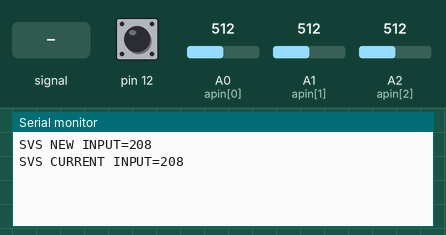
The sketch below on a simulated Arduino Uno, built with avr-gcc and run on an emulated ATmega328P. Shown: the last lines printed to the serial monitor. The test bench sets the inputs (shaded band); at power-on: A0 (apin[0]) = 512, A1 (apin[1]) = 512, A2 (apin[2]) = 512, pin 12 HIGH.

Above: at 1.3 s.
1.4 s: A0 (apin[0]) fed a 200 Hz sine of ±81 counts around its level
At 1.8 s:
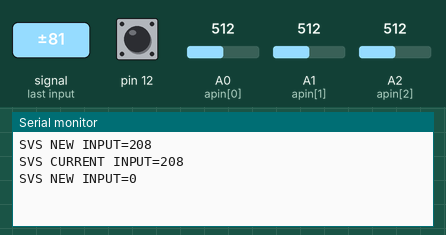
2.9 s: A0 (apin[0]) set to 306
At 3.7 s:
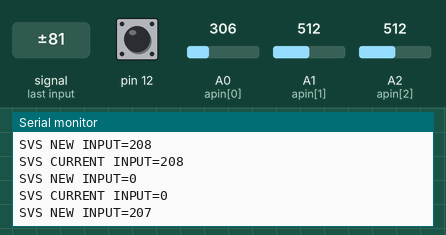
4.4 s: A1 (apin[1]) set to 306
At 5.1 s:
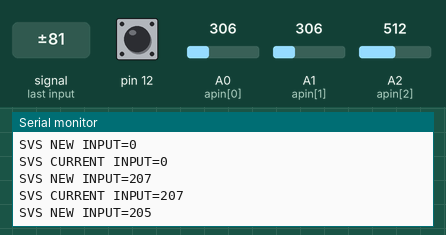
5.9 s: A2 (apin[2]) set to 306
At 6.8 s:
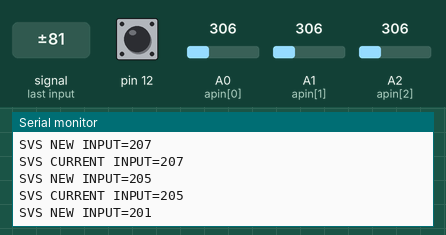
7.4 s: A0 (apin[0]) set to 511
At 8.2 s:
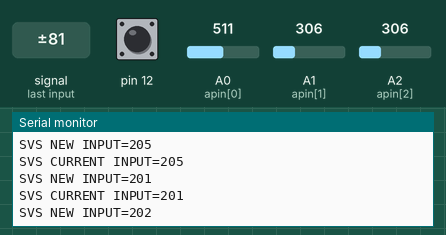
8.9 s: A1 (apin[1]) set to 511
At 11.1 s:
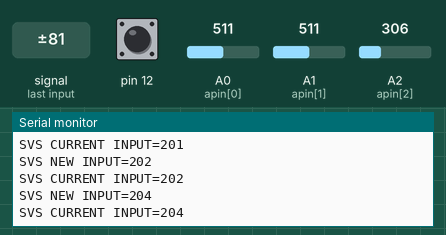
Timing chart, 0 to 11.4 s (numbered marks = the images above; inputs shaded):
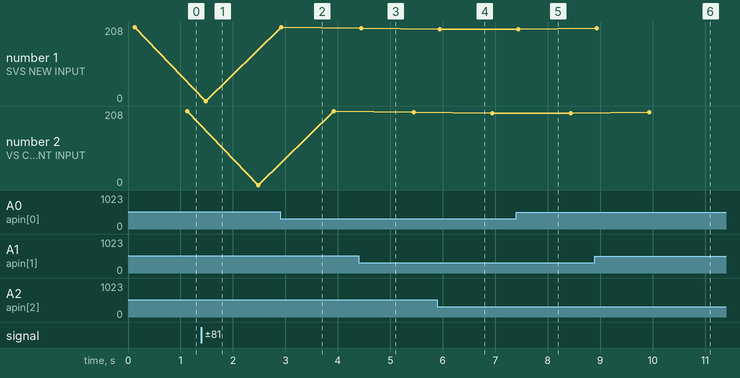

The sketch:

gSerial_Enabler.ino
```cpp
// (licence header left out)
/*
////////////////////
//    OPTIONS    //
//////////////////
*/

uint8_t debugG = 0; // line ~180

uint16_t const offset = 0; // Only needed if multiple Donut Holes, gSerial Enablers, Donut Dongles are connected. Set offset so 2nd, 3rd, etc don't overlap profiles. (e.g. offset = 8;)

bool S0 = false;           // (Profile 0)
                           //  ** Recommended to leave this option "false" if using in tandem with other Serial devices. ** (Leave JP1 trace un-cut)

////////////////////

// gscart / gcomp adjustment variables for port detection
float const highsamvolt = 2.4; // rise above this voltage for a high sample
byte const apin[3] = {A0,A1,A2}; // defines analog pins used to read bit0, bit1, bit2 respectively
uint8_t const dch = 15; // (duty cycle high) at least this many high samples per "samsize" for a high bit (~75% duty cycle)
uint8_t const dcl = 5; // (duty cycle low) at least this many high samples and less than "dch" per "samsize" indicate all inputs are in-active (~50% duty cycle)
uint8_t const samsize = 20; // total number of ADC samples required to capture at least 1 period
uint8_t const fpdccountmax = 3; // number of periods required when in the 50% duty cycle state before a Profile 0 is triggered.


// gscart / gcomp Global variables
uint8_t fpdcprev = 0; // stores 50% duty cycle detection
uint8_t fpdccount = 0; // number of times a 50% duty cycle period has been detected
uint8_t allgscartoff = 2; // 0 = at least 1 port is active, 1 = no ports are active, 2 = disconnected or not used yet
uint8_t samcc = 0; // ADC sample cycle counter
uint8_t highcount[3] = {0,0,0}; // number of high samples recorded for bit0, bit1, bit2
uint8_t bitprev[3] = {0,0,0}; // stores previous bit state


void setup(){

    Serial.begin(9600); // set the baud rate for the RT4K Serial Connection
    pinMode(A2,INPUT); // set A2 as bit2 input
    pinMode(A1,INPUT); // set A1 as bit1 input
    pinMode(A0,INPUT); // set A0 as bit0 input
    pinMode(12,INPUT_PULLUP);
    delay(100);
    if(digitalRead(12) == HIGH) S0 = true; // check state of JP1 jumper

} // end of setup

void loop(){

  readGscart(); // reads A0,A1,A2 pins to see which port, if any, are active

} // end of loop()

void readGscart(){

  // https://shmups.system11.org/viewtopic.php?p=1307320#p1307320
  // gscartsw_lite EXT pinout:
  // Pin 1: GND
  // Pin 2: Override
  // Pin 3: N/C
  // Pin 4: +5V
  // Pin 5: IN_BIT0
  // Pin 6: IN_BIT1
  // Pin 7: IN_BIT2
  // Pin 8: N/C
  //
  // Reference for no active input state: https://shmups.system11.org/viewtopic.php?t=50851&start=4976
  //
  // When no input is active, a 50% off/on cycle can be seen for each pin as it cycles through the inputs. Pin5 the fastest, Pin7 the slowest. If we can monitor each
  // pin then we can detect when there is no active input.
  //
  //        Pin7 Pin6 Pin5
  // Port1  0     0     0
  // Port2  0     0     1
  // Port3  0     1     0
  // Port4  0     1     1
  // Port5  1     0     0
  // Port6  1     0     1
  // Port7  1     1     0
  // Port8  1     1     1

  uint8_t fpdc = 0; // 1 = 50% duty cycle was detected / all ports are in-active
  uint8_t bit[3] = {0,0,0};
  float val[3] = {0,0,0};

  for(uint8_t i = 0;i < 3; i++){ // read in analog pin voltages, read each pin 4x in a row to ensure an accurate read, combats if using too large of a pull-down resistor
    for(uint8_t j = 0;j < 4; j++){
      val[i] = analogRead(apin[i]);
    }
    if((val[i]/211) >= highsamvolt){ // if voltage is greater than or equal to the voltage defined for a high, increase highcount by 1 for that analog pin
      highcount[i]++;
    }
  }

  if(samcc == samsize){               // when the "samsize" number of samples has been taken, if the voltage was "high" for more than "dch" # of the "samsize" samples, set the bit to 1
    for(uint8_t i = 0;i < 3; i++){
      if(highcount[i] > dch)          // if the number of "high" samples per "samsize" are greater than "dch" set bit to 1.
        bit[i] = 1;
      else if(highcount[i] > dcl)     // if the number of "high" samples is greater than "dcl" and less than "dch" (50% high samples) the switch must be cycling inputs, therefor no active input
        fpdc = 1;
    }
  }


  if(((bit[2] != bitprev[2] || bit[1] != bitprev[1] || bit[0] != bitprev[0]) || (allgscartoff > 0)) && (samcc == samsize) && !(fpdc)){
    //Detect which scart port is now active and change profile accordingly
    if((bit[2] == 0) && (bit[1] == 0) && (bit[0] == 0)){ // 0 0 0
      sendSVS(201);
    }
    else if((bit[2] == 0) && (bit[1] == 0) && (bit[0] == 1)){ // 0 0 1
      sendSVS(202);
    }
    else if((bit[2] == 0) && (bit[1] == 1) && (bit[0] == 0)){ // 0 1 0
      sendSVS(203);
    }
    else if((bit[2] == 0) && (bit[1] == 1) && (bit[0] == 1)){ // 0 1 1
      sendSVS(204);
    }
    else if((bit[2] == 1) && (bit[1] == 0) && (bit[0] == 0)){ // 1 0 0
      sendSVS(205);
    }
    else if((bit[2] == 1) && (bit[1] == 0) && (bit[0] == 1)){ // 1 0 1
      sendSVS(206);
    }
    else if((bit[2] == 1) && (bit[1] == 1) && (bit[0] == 0)){ // 1 1 0
      sendSVS(207);
    }
    else if((bit[2] == 1) && (bit[1] == 1) && (bit[0] == 1)){ // 1 1 1
      sendSVS(208);
    }

    if(allgscartoff) allgscartoff = 0;
    bitprev[0] = bit[0];
    bitprev[1] = bit[1];
    bitprev[2] = bit[2];
    fpdcprev = fpdc;

  }


  if((fpdccount == (fpdccountmax - 1)) && (fpdc != fpdcprev) && (samcc == samsize)){ // if no active port has been detected for fpdccountmax periods

    allgscartoff = 1;
    memset(bitprev,0,sizeof(bitprev));
    fpdcprev = fpdc;

    if(S0){ // if trace has been cut, load S0_ SVS profile
      sendSVS(0);
    }

  }


  if(fpdc && (samcc == samsize)){ // if no active port has been detected, loop counter until active port
    if(fpdccount == (fpdccountmax - 1))
      fpdccount = 0;
    else
      fpdccount++;
  }
  else if(samcc == samsize){
    fpdccount = 0;
  }

  if(debugG){ // debug
    delay(200);
    Serial.print(F("A0 voltage:         "));Serial.println(val[0]/211);
    Serial.print(F("A1 voltage:         "));Serial.println(val[1]/211);
    Serial.print(F("A2 voltage:         "));Serial.println(val[2]/211);
  }

  if(samcc < samsize) // increment counter until "samsize" has been reached then reset counter and "highcount"
    samcc++;
  else{
    samcc = 1;
    memset(highcount,0,sizeof(highcount));
  }

} // end readGscart()

void sendSVS(uint16_t num){
  Serial.print(F("\rSVS NEW INPUT="));
  Serial.print(num + offset);
  Serial.println(F("\r"));
  delay(1000);
  Serial.print(F("\rSVS CURRENT INPUT="));
  Serial.print(num + offset);
  Serial.println(F("\r"));
}
```

Measured:
- after the input at 1.4 s, the serial monitor: prints a new line after 0.08 s (image 1)
- after the input at 2.9 s, the serial monitor: prints a new line at once (image 2)
- after the input at 4.4 s, the serial monitor: prints a new line after 0.05 s (image 3)
- after the input at 5.9 s, the serial monitor: prints a new line at once (image 4)
- after the input at 7.4 s, the serial monitor: prints a new line at once (image 5)
- after the input at 8.9 s, the serial monitor: prints a new line at once (image 6)
- plotted number 1: 208 → 0 after the input at 1.4 s, 0 → 207 after the input at 2.9 s, 207 → 205 after the input at 4.4 s, 205 → 201 after the input at 5.9 s, 201 → 202 after the input at 7.4 s
- plotted number 2: 208 → 0 after the input at 1.4 s, 0 → 207 after the input at 2.9 s, 207 → 205 after the input at 4.4 s, 205 → 201 after the input at 5.9 s, 201 → 202 after the input at 7.4 s
